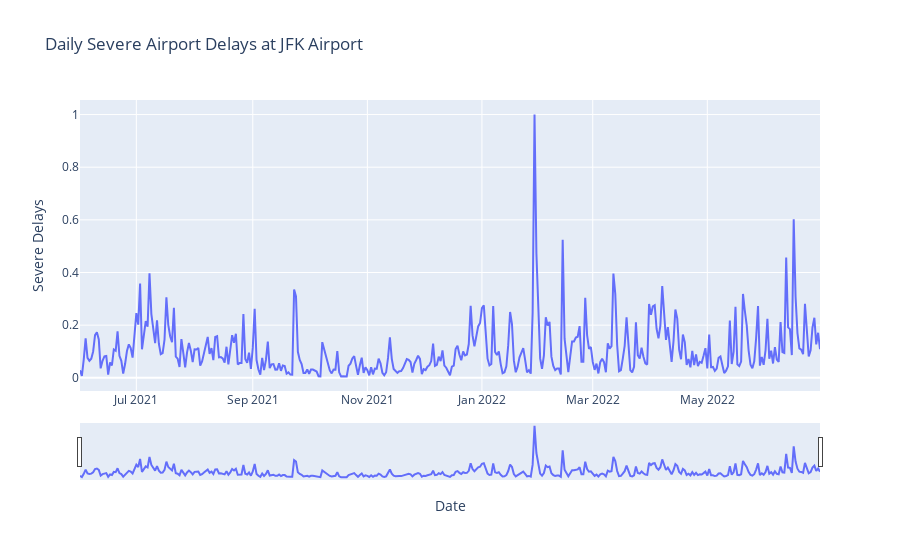

Notebook cell for this chart:
### Markdown cell above
Now let's look at delays at a specific airport.

### Code cell
# data  where the index is the date
fig = px.line(df_by_date,
              x=df_by_airport.loc[df_by_airport['ORIGIN'] == 'JFK']['date'],
              y=df_by_airport.loc[df_by_airport['ORIGIN'] == 'JFK']['percent-delayed'],
              labels={
                     "x": "Date",
                     "y": "Severe Delays"},  title="Daily Severe Airport Delays at JFK Airport")

# Show plot 
fig.update_layout(xaxis_rangeslider_visible=True)
fig.show()

### Figure 1 — Plotly figure (JSON) as saved in the notebook; plotly's stock layout.template omitted (floating-point values rounded to 4 significant figures; data arrays with more than 128 entries replaced by an {"elided": "..."} marker saying what was removed)
{"data": [{"hovertemplate": "Date=%{x}<br>Severe Delays=%{y}<extra></extra>", "legendgroup": "", "line": {"color": "#636efa", "dash": "solid"}, "mode": "lines", "name": "", "orientation": "v", "showlegend": false, "type": "scatter", "x": {"elided": "395 str values"}, "xaxis": "x", "y": {"elided": "395 float values"}, "yaxis": "y"}], "layout": {"legend": {"tracegroupgap": 0}, "title": {"text": "Daily Severe Airport Delays at JFK Airport"}, "xaxis": {"anchor": "y", "domain": [0, 1], "rangeslider": {"visible": true}, "title": {"text": "Date"}}, "yaxis": {"anchor": "x", "domain": [0, 1], "title": {"text": "Severe Delays"}}}}
